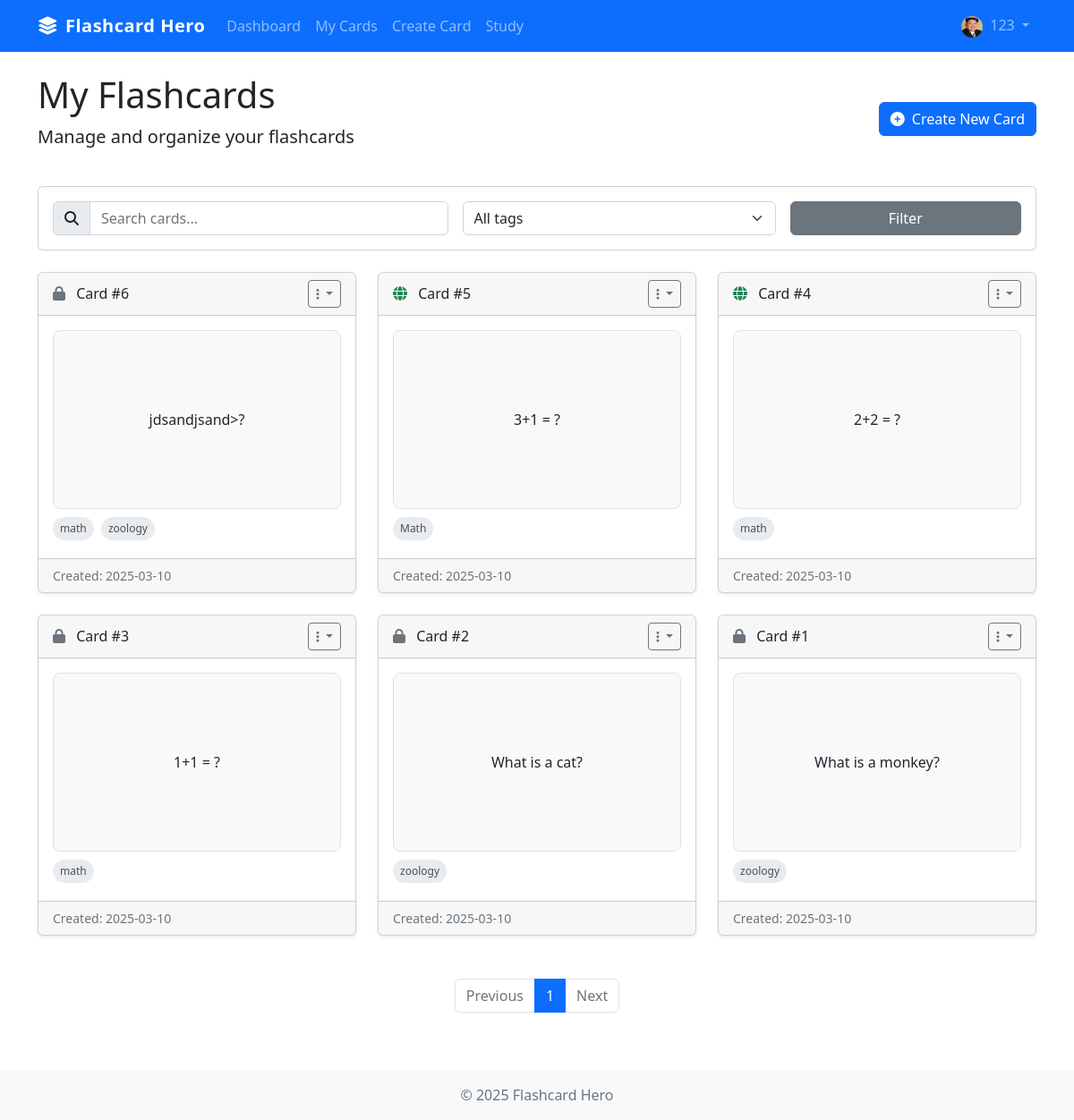
Screenshot of /view_cards (signed in) with the database file from the repository.
### models.py (models this page shows, shortened)
class User(db.Model, UserMixin):
    id = db.Column(db.Integer, primary_key=True)
    username = db.Column(db.String(50), unique=True, nullable=False)
    email = db.Column(db.String(120), unique=True, nullable=False)
    password = db.Column(db.String(200), nullable=False)
    profile_pic = db.Column(db.String(100), default='default_profile.png')
    role = db.Column(db.Enum(UserRole), default=UserRole.USER)
    date_joined = db.Column(db.DateTime, default=datetime.utcnow)
    cards = db.relationship('Card', backref='author', lazy=True)
    achievements = db.relationship('UserAchievement', backref='user', lazy=True)

class Card(db.Model):
    id = db.Column(db.Integer, primary_key=True)
    question = db.Column(db.Text, nullable=False)
    answer = db.Column(db.Text, nullable=False)
    date_created = db.Column(db.DateTime, default=datetime.utcnow)
    is_public = db.Column(db.Boolean, default=False)
    user_id = db.Column(db.Integer, db.ForeignKey('user.id'), nullable=False)
    tags = db.relationship('Tag', secondary=card_tags, backref=db.backref('cards', lazy='dynamic'))
    reviews = db.relationship('CardReview', backref='card', lazy=True)

class Tag(db.Model):
    id = db.Column(db.Integer, primary_key=True)
    name = db.Column(db.String(50), nullable=False, unique=True)

### app.py (the view)
@app.route('/view_cards')
@login_required
def view_cards():
    search_form = SearchCardForm()
    page = request.args.get('page', 1, type=int)
    search = request.args.get('search', '')
    tag_filter = request.args.get('tag', '')
    query = Card.query.filter_by(user_id=current_user.id)
    if search:
        query = query.filter(
            (Card.question.contains(search)) |
            (Card.answer.contains(search))
        )
    if tag_filter:
        tag = Tag.query.filter_by(name=tag_filter).first()
        if tag:
            query = query.filter(Card.tags.contains(tag))
    cards = query.order_by(Card.date_created.desc()).paginate(page=page, per_page=10)
    all_tags = Tag.query.join(Tag.cards).filter(Card.user_id == current_user.id).distinct().all()
    return render_template('view_cards.html', cards=cards, search_form=search_form,
                          all_tags=all_tags, current_search=search, current_tag=tag_filter)

### forms.py
class SearchCardForm(FlaskForm):
    search = StringField('Search Cards')
    tag = StringField('Filter by Tag')
    submit = SubmitField('Search')

### app.py (called while the page is built)
@login_manager.user_loader
def load_user(user_id):
    return User.query.get(int(user_id))

### templates/view_cards.html (shortened to what this page needs)
{% extends "layout.html" %}
{% block extra_css %}
<link rel="stylesheet" href="{{ url_for('static', filename='css/cards.css') }}">
{% endblock %}
{% block content %}
<div class="row mb-4 align-items-center">
    <div class="col-md-6">
        <h1>My Flashcards</h1>
        <p class="lead">Manage and organize your flashcards</p>
    </div>
    <div class="col-md-6 text-md-end">
        <a href="{{ url_for('create_card') }}" class="btn btn-primary">
            <i class="fas fa-plus-circle me-2"></i>Create New Card
        </a>
    </div>
</div>
<div class="row mb-4">
    <div class="col">
        <div class="card">
            <div class="card-body">
                <form method="GET" action="{{ url_for('view_cards') }}" class="row g-3">
                    <div class="col-md-5">
                        <div class="input-group">
                            <span class="input-group-text"><i class="fas fa-search"></i></span>
                            <input type="text" class="form-control" name="search" placeholder="Search cards..." value="{{ current_search }}">
                        </div>
                    </div>
                    <div class="col-md-4">
                        <select class="form-select" name="tag">
                            <option value="">All tags</option>
                        </select>
                    </div>
                    <div class="col-md-3">
                        <button type="submit" class="btn btn-secondary w-100">Filter</button>
                    </div>
                </form>
            </div>
        </div>
    </div>
</div>
{% if cards.items %}
    <div class="row mb-4">
        {% for card in cards.items %}
            <div class="col-lg-4 col-md-6 mb-4">
                <div class="card h-100 shadow-sm">
                    <div class="card-header d-flex justify-content-between align-items-center">
                        <span>
                            {% if card.is_public %}
                                <i class="fas fa-globe text-success me-2" data-bs-toggle="tooltip" title="Public Card"></i>
                            {% else %}
                                <i class="fas fa-lock text-muted me-2" data-bs-toggle="tooltip" title="Private Card"></i>
                            {% endif %}
                            Card #{{ card.id }}
                        </span>
                        <div class="dropdown">
                            <button class="btn btn-sm btn-outline-secondary dropdown-toggle" type="button" data-bs-toggle="dropdown">
                                <i class="fas fa-ellipsis-v"></i>
                            </button>
                        </div>
                    </div>
                    <div class="card-body">
                        <div class="flashcard mb-2" onclick="flipCard(this)">
                            <div class="flashcard-inner">
                                <div class="flashcard-front">
                                    {{ card.question|truncate(150) }}
                                </div>
                                <div class="flashcard-back">
                                </div>
                            </div>
                        </div>
                        <div class="mt-2">
                            {% for tag in card.tags %}
                                <span class="card-tag">{{ tag.name }}</span>
                            {% endfor %}
                        </div>
                    </div>
                    <div class="card-footer text-muted small">
                        Created: {{ card.date_created.strftime('%Y-%m-%d') }}
                    </div>
                </div>
            </div>
        {% endfor %}
    </div>
    <nav aria-label="Page navigation">
        <ul class="pagination justify-content-center">
            {% if cards.has_prev %}
                <li class="page-item">
                    <a class="page-link" href="{{ url_for('view_cards', page=cards.prev_num, search=current_search, tag=current_tag) }}">Previous</a>
                </li>
            {% else %}
                <li class="page-item disabled">
                    <a class="page-link" href="#">Previous</a>
                </li>
            {% endif %}
            {% for page_num in cards.iter_pages(left_edge=1, right_edge=1, left_current=1, right_current=2) %}
                {% if page_num %}
                    {% if cards.page == page_num %}
                        <li class="page-item active">
                            <a class="page-link" href="{{ url_for('view_cards', page=page_num, search=current_search, tag=current_tag) }}">{{ page_num }}</a>
                        </li>
                    {% else %}
                        <li class="page-item">
                            <a class="page-link" href="{{ url_for('view_cards', page=page_num, search=current_search, tag=current_tag) }}">{{ page_num }}</a>
                        </li>
                    {% endif %}
                {% else %}
                    <li class="page-item disabled">
                        <a class="page-link" href="#">...</a>
                    </li>
                {% endif %}
            {% endfor %}
            {% if cards.has_next %}
                <li class="page-item">
                    <a class="page-link" href="{{ url_for('view_cards', page=cards.next_num, search=current_search, tag=current_tag) }}">Next</a>
                </li>
            {% else %}
                <li class="page-item disabled">
                    <a class="page-link" href="#">Next</a>
                </li>
            {% endif %}
        </ul>
    </nav>
{% endif %}
{% endblock %}

### templates/layout.html (shortened to what this page needs)
<!DOCTYPE html>
<html lang="en">
<head>
    <link href="https://cdn.jsdelivr.net/npm/bootstrap@5.2.3/dist/css/bootstrap.min.css" rel="stylesheet">
    <link rel="stylesheet" href="https://cdnjs.cloudflare.com/ajax/libs/font-awesome/6.4.0/css/all.min.css">
    <link rel="stylesheet" href="{{ url_for('static', filename='css/main.css') }}">
    {% block extra_css %}{% endblock %}
</head>
<body>
    <nav class="navbar navbar-expand-lg navbar-dark bg-primary">
        <div class="container">
            <a class="navbar-brand" href="{{ url_for('index') }}">
                <i class="fas fa-layer-group me-2"></i>Flashcard Hero
            </a>
            <div class="collapse navbar-collapse" id="navbarNav">
                <ul class="navbar-nav me-auto">
                    {% if current_user.is_authenticated %}
                        <li class="nav-item">
                            <a class="nav-link" href="{{ url_for('dashboard') }}">Dashboard</a>
                        </li>
                        <li class="nav-item">
                            <a class="nav-link" href="{{ url_for('view_cards') }}">My Cards</a>
                        </li>
                        <li class="nav-item">
                            <a class="nav-link" href="{{ url_for('create_card') }}">Create Card</a>
                        </li>
                        <li class="nav-item">
                            <a class="nav-link" href="{{ url_for('study') }}">Study</a>
                        </li>
                    {% endif %}
                </ul>
                <ul class="navbar-nav">
                    {% if current_user.is_authenticated %}
                        <li class="nav-item dropdown">
                            <a class="nav-link dropdown-toggle" href="#" role="button" data-bs-toggle="dropdown">
                                <img src="{{ url_for('static', filename='uploads/profile_pics/' + current_user.profile_pic) }}"
                                     class="rounded-circle me-1" width="24" height="24" alt="Profile">
                                {{ current_user.username }}
                            </a>
                        </li>
                    {% endif %}
                </ul>
            </div>
        </div>
    </nav>
    <main class="container mt-4 mb-5">
        {% block content %}{% endblock %}
    </main>
    <footer class="footer bg-light py-3 mt-auto">
        <div class="container text-center">
            <span class="text-muted">© 2025 Flashcard Hero</span>
        </div>
    </footer>
</body>
</html>

### static/css/main.css (style rules this page uses)
body { display: flex; flex-direction: column; min-height: 100vh; }
main { flex: 1; }
.navbar-brand { font-weight: 700; letter-spacing: 0.5px; }
.flashcard { position: relative; height: 240px; perspective: 1000px; cursor: pointer; }
.flashcard-inner { position: relative; width: 100%; height: 100%; text-align: center; transition: transform 0.6s; transform-style: preserve-3d; }
.flashcard-front, .flashcard-back { position: absolute; width: 100%; height: 100%; -webkit-backface-visibility: hidden; backface-visibility: hidden; display: flex; align-items: center; justify-content: center; padding: 20px; border-radius: 10px; }
.flashcard-front { background-color: #f8f9fa; border: 1px solid #dee2e6; }
.flashcard-back { background-color: #e9ecef; border: 1px solid #dee2e6; transform: rotateY(180deg); }
.card-tag { display: inline-block; background-color: #e9ecef; color: #495057; font-size: 0.8rem; padding: 0.25rem 0.5rem; border-radius: 10rem; margin-right: 0.25rem; margin-bottom: 0.25rem; }

### static/css/cards.css (style rules this page uses)
.flashcard { position: relative; height: 200px; perspective: 1000px; cursor: pointer; }
.flashcard-inner { position: relative; width: 100%; height: 100%; text-align: center; transition: transform 0.6s; transform-style: preserve-3d; }
.flashcard-front, .flashcard-back { position: absolute; width: 100%; height: 100%; -webkit-backface-visibility: hidden; backface-visibility: hidden; display: flex; align-items: center; justify-content: center; padding: 15px; overflow: auto; }
.flashcard-front { background-color: #f8f9fa; border: 1px solid #dee2e6; border-radius: 8px; }
.flashcard-back { background-color: #e9ecef; border: 1px solid #dee2e6; border-radius: 8px; transform: rotateY(180deg); }
.card-tag { display: inline-block; background-color: #e9ecef; color: #495057; font-size: 0.75rem; padding: 0.25rem 0.5rem; border-radius: 10rem; margin-right: 0.25rem; margin-bottom: 0.25rem; white-space: nowrap; }

### rows the page displays
User: profile_pic (picture), username "123"
Card: is_public False (drawn), id "6", question "jdsandjsand>?", date_created "2025-03-10"
Tag: name "math"
Tag: name "zoology"
Card: is_public True (drawn), id "5", question "3+1 = ?", date_created "2025-03-10"
Tag: name "Math"
Card: is_public True (drawn), id "4", question "2+2 = ?", date_created "2025-03-10"
Card: is_public False (drawn), id "3", question "1+1 = ?", date_created "2025-03-10"
Card: is_public False (drawn), id "2", question "What is a cat?", date_created "2025-03-10"
Card: is_public False (drawn), id "1", question "What is a monkey?", date_created "2025-03-10"

### other values shown
{{ page_num }} "1"
